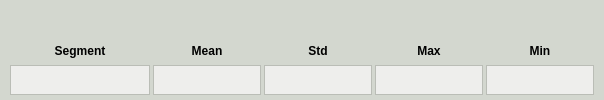
          <widget class="QWidget" name="tab_dvh">
           <property name="styleSheet">
            <string notr="true">color: rgb(0, 0, 0);
background-color: rgb(211, 215, 207);
border: 1px solid;
border-color: rgb(211, 215, 207);</string>
           </property>
           <attribute name="icon">
            <iconset resource="../assets/resources.qrc">
             <normaloff>:/special_icons/icons_special/decrease-svgrepo-com.svg</normaloff>:/special_icons/icons_special/decrease-svgrepo-com.svg</iconset>
           </attribute>
           <attribute name="title">
            <string/>
           </attribute>
           <attribute name="toolTip">
            <string>Dose-volume histogram</string>
           </attribute>
           <layout class="QVBoxLayout" name="tab_dvh_meta_layout">
            <property name="spacing">
             <number>0</number>
            </property>
            <property name="leftMargin">
             <number>0</number>
            </property>
            <property name="topMargin">
             <number>0</number>
            </property>
            <property name="rightMargin">
             <number>0</number>
            </property>
            <property name="bottomMargin">
             <number>0</number>
            </property>
            <item>
             <layout class="QVBoxLayout" name="tab_dvh_layout">
              <property name="spacing">
               <number>0</number>
              </property>
              <item>
               <widget class="QWidget" name="dvh_widget" native="true">
                <property name="styleSheet">
                 <string notr="true">border: 1px solid;
border-color: rgb(211, 215, 207);</string>
                </property>
                <layout class="QVBoxLayout" name="dvh_meta_layout">
                 <property name="spacing">
                  <number>0</number>
                 </property>
                 <property name="leftMargin">
                  <number>10</number>
                 </property>
                 <property name="topMargin">
                  <number>10</number>
                 </property>
                 <property name="rightMargin">
                  <number>10</number>
                 </property>
                 <property name="bottomMargin">
                  <number>0</number>
                 </property>
                 <item>
                  <layout class="QVBoxLayout" name="dvh_layout">
                   <property name="spacing">
                    <number>3</number>
                   </property>
                  </layout>
                 </item>
                </layout>
               </widget>
              </item>
              <item>
               <widget class="QWidget" name="dvh_options_widget" native="true">
                <property name="maximumSize">
                 <size>
                  <width>16777215</width>
                  <height>62</height>
                 </size>
                </property>
                <property name="styleSheet">
                 <string notr="true">border: 0px solid;</string>
                </property>
                <layout class="QGridLayout" name="dvh_options_layout">
                 <property name="leftMargin">
                  <number>10</number>
                 </property>
                 <property name="topMargin">
                  <number>0</number>
                 </property>
                 <property name="rightMargin">
                  <number>10</number>
                 </property>
                 <property name="bottomMargin">
                  <number>16</number>
                 </property>
                 <property name="horizontalSpacing">
                  <number>3</number>
                 </property>
                 <property name="verticalSpacing">
                  <number>7</number>
                 </property>
                 <item row="1" column="5">
                  <widget class="QLineEdit" name="minimum_ledit">
                   <property name="sizePolicy">
                    <sizepolicy hsizetype="MinimumExpanding" vsizetype="Fixed">
                     <horstretch>0</horstretch>
                     <verstretch>0</verstretch>
                    </sizepolicy>
                   </property>
                   <property name="minimumSize">
                    <size>
                     <width>50</width>
                     <height>30</height>
                    </size>
                   </property>
                   <property name="maximumSize">
                    <size>
                     <width>180</width>
                     <height>30</height>
                    </size>
                   </property>
                   <property name="styleSheet">
                    <string notr="true">color: rgb(0, 0, 0);
background-color: rgb(238, 238, 236);
border: 1px solid;
border-color: rgb(186, 189, 182);</string>
                   </property>
                   <property name="alignment">
                    <set>Qt::AlignCenter</set>
                   </property>
                   <property name="readOnly">
                    <bool>true</bool>
                   </property>
                  </widget>
                 </item>
                 <item row="1" column="3">
                  <widget class="QLineEdit" name="std_ledit">
                   <property name="sizePolicy">
                    <sizepolicy hsizetype="MinimumExpanding" vsizetype="Fixed">
                     <horstretch>0</horstretch>
                     <verstretch>0</verstretch>
                    </sizepolicy>
                   </property>
                   <property name="minimumSize">
                    <size>
                     <width>50</width>
                     <height>30</height>
                    </size>
                   </property>
                   <property name="maximumSize">
                    <size>
                     <width>180</width>
                     <height>30</height>
                    </size>
                   </property>
                   <property name="styleSheet">
                    <string notr="true">color: rgb(0, 0, 0);
background-color: rgb(238, 238, 236);
border: 1px solid;
border-color: rgb(186, 189, 182);</string>
                   </property>
                   <property name="alignment">
                    <set>Qt::AlignCenter</set>
                   </property>
                   <property name="readOnly">
                    <bool>true</bool>
                   </property>
                  </widget>
                 </item>
                 <item row="1" column="4">
                  <widget class="QLineEdit" name="maximum_ledit">
                   <property name="sizePolicy">
                    <sizepolicy hsizetype="MinimumExpanding" vsizetype="Fixed">
                     <horstretch>0</horstretch>
                     <verstretch>0</verstretch>
                    </sizepolicy>
                   </property>
                   <property name="minimumSize">
                    <size>
                     <width>50</width>
                     <height>30</height>
                    </size>
                   </property>
                   <property name="maximumSize">
                    <size>
                     <width>180</width>
                     <height>30</height>
                    </size>
                   </property>
                   <property name="styleSheet">
                    <string notr="true">color: rgb(0, 0, 0);
background-color: rgb(238, 238, 236);
border: 1px solid;
border-color: rgb(186, 189, 182);</string>
                   </property>
                   <property name="alignment">
                    <set>Qt::AlignCenter</set>
                   </property>
                   <property name="readOnly">
                    <bool>true</bool>
                   </property>
                  </widget>
                 </item>
                 <item row="0" column="4">
                  <widget class="QLabel" name="maximum_label">
                   <property name="minimumSize">
                    <size>
                     <width>50</width>
                     <height>25</height>
                    </size>
                   </property>
                   <property name="maximumSize">
                    <size>
                     <width>180</width>
                     <height>25</height>
                    </size>
                   </property>
                   <property name="font">
                    <font>
                     <weight>75</weight>
                     <bold>true</bold>
                    </font>
                   </property>
                   <property name="text">
                    <string>Max</string>
                   </property>
                   <property name="alignment">
                    <set>Qt::AlignCenter</set>
                   </property>
                  </widget>
                 </item>
                 <item row="0" column="2">
                  <widget class="QLabel" name="mean_label">
                   <property name="minimumSize">
                    <size>
                     <width>50</width>
                     <height>25</height>
                    </size>
                   </property>
                   <property name="maximumSize">
                    <size>
                     <width>180</width>
                     <height>25</height>
                    </size>
                   </property>
                   <property name="font">
                    <font>
                     <weight>75</weight>
                     <bold>true</bold>
                    </font>
                   </property>
                   <property name="text">
                    <string>Mean</string>
                   </property>
                   <property name="alignment">
                    <set>Qt::AlignCenter</set>
                   </property>
                  </widget>
                 </item>
                 <item row="0" column="1">
                  <widget class="QLabel" name="segment_label">
                   <property name="minimumSize">
                    <size>
                     <width>80</width>
                     <height>25</height>
                    </size>
                   </property>
                   <property name="maximumSize">
                    <size>
                     <width>400</width>
                     <height>25</height>
                    </size>
                   </property>
                   <property name="font">
                    <font>
                     <weight>75</weight>
                     <bold>true</bold>
                    </font>
                   </property>
                   <property name="text">
                    <string>Segment</string>
                   </property>
                   <property name="alignment">
                    <set>Qt::AlignCenter</set>
                   </property>
                  </widget>
                 </item>
                 <item row="1" column="2">
                  <widget class="QLineEdit" name="mean_ledit">
                   <property name="sizePolicy">
                    <sizepolicy hsizetype="MinimumExpanding" vsizetype="Fixed">
                     <horstretch>0</horstretch>
                     <verstretch>0</verstretch>
                    </sizepolicy>
                   </property>
                   <property name="minimumSize">
                    <size>
                     <width>50</width>
                     <height>30</height>
                    </size>
                   </property>
                   <property name="maximumSize">
                    <size>
                     <width>180</width>
                     <height>30</height>
                    </size>
                   </property>
                   <property name="styleSheet">
                    <string notr="true">color: rgb(0, 0, 0);
background-color: rgb(238, 238, 236);
border: 1px solid;
border-color: rgb(186, 189, 182);</string>
                   </property>
                   <property name="alignment">
                    <set>Qt::AlignCenter</set>
                   </property>
                   <property name="readOnly">
                    <bool>true</bool>
                   </property>
                  </widget>
                 </item>
                 <item row="0" column="3">
                  <widget class="QLabel" name="std_label">
                   <property name="minimumSize">
                    <size>
                     <width>50</width>
                     <height>25</height>
                    </size>
                   </property>
                   <property name="maximumSize">
                    <size>
                     <width>180</width>
                     <height>25</height>
                    </size>
                   </property>
                   <property name="font">
                    <font>
                     <weight>75</weight>
                     <bold>true</bold>
                    </font>
                   </property>
                   <property name="text">
                    <string>Std</string>
                   </property>
                   <property name="alignment">
                    <set>Qt::AlignCenter</set>
                   </property>
                  </widget>
                 </item>
                 <item row="0" column="5">
                  <widget class="QLabel" name="minimum_label">
                   <property name="minimumSize">
                    <size>
                     <width>50</width>
                     <height>25</height>
                    </size>
                   </property>
                   <property name="maximumSize">
                    <size>
                     <width>180</width>
                     <height>25</height>
                    </size>
                   </property>
                   <property name="font">
                    <font>
                     <weight>75</weight>
                     <bold>true</bold>
                    </font>
                   </property>
                   <property name="text">
                    <string>Min</string>
                   </property>
                   <property name="alignment">
                    <set>Qt::AlignCenter</set>
                   </property>
                  </widget>
                 </item>
                 <item row="1" column="1">
                  <widget class="QLineEdit" name="segment_ledit">
                   <property name="sizePolicy">
                    <sizepolicy hsizetype="MinimumExpanding" vsizetype="Fixed">
                     <horstretch>0</horstretch>
                     <verstretch>0</verstretch>
                    </sizepolicy>
                   </property>
                   <property name="minimumSize">
                    <size>
                     <width>140</width>
                     <height>30</height>
                    </size>
                   </property>
                   <property name="maximumSize">
                    <size>
                     <width>400</width>
                     <height>30</height>
                    </size>
                   </property>
                   <property name="styleSheet">
                    <string notr="true">color: rgb(0, 0, 0);
background-color: rgb(238, 238, 236);
border: 1px solid;
border-color: rgb(186, 189, 182);</string>
                   </property>
                   <property name="alignment">
                    <set>Qt::AlignCenter</set>
                   </property>
                   <property name="readOnly">
                    <bool>true</bool>
                   </property>
                  </widget>
                 </item>
                </layout>
               </widget>
              </item>
             </layout>
            </item>
           </layout>
          </widget>
